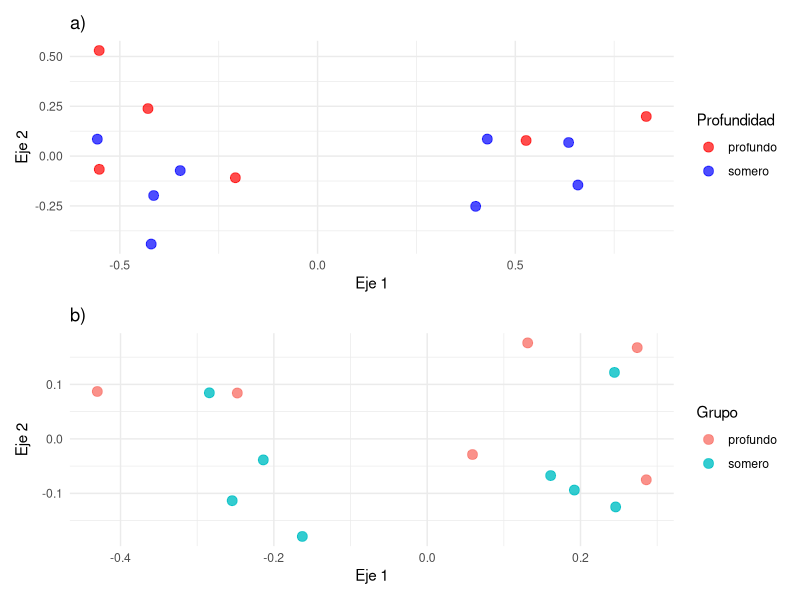
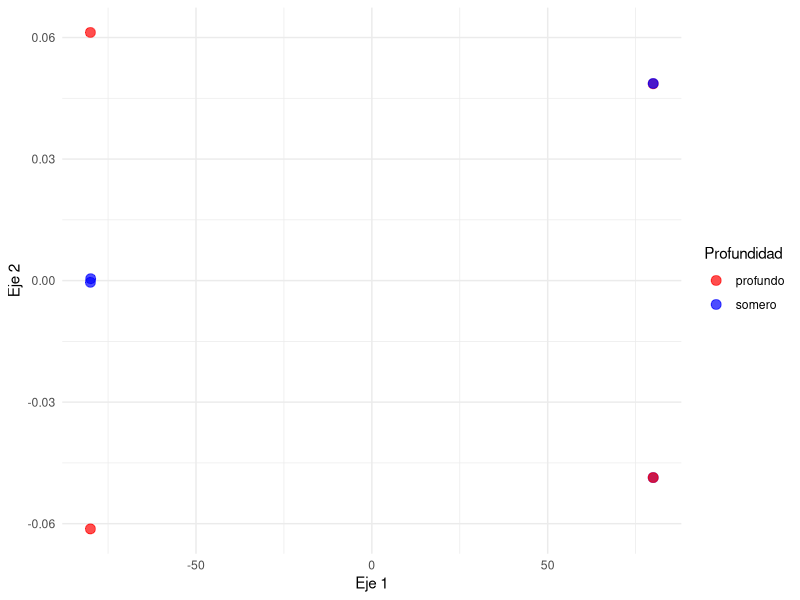

These charts were generated, in order, by the following R code: (Note: this script raises an error after producing the figures.)
## ---- chunk 1
#| label: tbl-1
#| tbl-cap: Variables ambientales del agua medidas con el medidor multiparamétrico. Las mediciones se tomaron al principio de cada muestreo de pastos marinos.
#| echo: false
#| warning: false
library(readr)

#install.packages("kableExtra")
library(kableExtra)
tabla1_Hoja_1 <- read_csv("tablas/tabla1 - Hoja 1.csv", show_col_types = FALSE)
knitr::kable(tabla1_Hoja_1) %>%
  kable_styling() %>%
  row_spec(0:nrow(tabla1_Hoja_1), font_size = 5) %>%
  column_spec(column = 1:ncol(tabla1_Hoja_1), width = "0.7cm")


## ---- chunk 2
#| label: fig-1
#| fig-cap: (a) MDS y (b) PCO de la cobertura de la comunidad de pastos, los colores representan la profundidad (profundo = rojo, somero = azul). 
#| fig-width: 5
#| fig-height: 5
#| fig-align: center
#| out-width: 50%
#| echo: false
#| warning: false
#| message: false

suppressMessages(suppressWarnings(library(ggplot2)))
suppressMessages(suppressWarnings(library(readr)))
suppressMessages(suppressWarnings(library(dplyr)))
Datos_ECVI_pastos_porcentaje_cobertura <- read_csv("datos/Datos_ECVI - pastos_porcentaje_cobertura.csv", show_col_types = FALSE)

cover = Datos_ECVI_pastos_porcentaje_cobertura

#agrupar subcuadrantes en cuadros
cover_summary <- cover %>%
  group_by(fecha, cuadrante, profundidad) %>%
  summarise(across(all_of(names(cover)[9:15]), sum)) %>%
  ungroup()
#View(cover)

#convertir en porcentajes
cover_summary$Ttper <- (cover_summary$`Thalassia testudinum`)/16
cover_summary$Lpper <- (cover_summary$`Laurencia poitei`)/16
cover_summary$Sfper <- (cover_summary$`Syringodium filiforme`)/16
cover_summary$Acper <- (cover_summary$`Acetabularia crenulata`)/16
cover_summary$Hiper <- (cover_summary$`Halimeda incrassata`)/16
cover_summary$Hbper <- (cover_summary$`Halodule beaudettei`)/16
cover_summary$Pcper <- (cover_summary$`Penicillus capitatus`)/16

#permanova
suppressMessages(suppressWarnings(library(vegan)))
covper <- cover_summary[,11:17]
r.c <- (covper)^(1/4)
covper_bray <- vegdist(r.c, method = "bray")


resultado_adonis = adonis2(covper_bray ~ profundidad, data = cover_summary, permutations = 9999)

simpcover <- simper(covper, group = cover_summary$profundidad)


#nmds de porcentajes de cobertura de cuadros
nmdscovper <- metaMDS((covper), distance = "bray", trace = FALSE)
nmdscovper_df <- data.frame(NMDS1 = nmdscovper$points[, 1], 
                           NMDS2 = nmdscovper$points[, 2], 
                           Depth = cover_summary$profundidad)

# graficar NMDS
plot1 = ggplot(nmdscovper_df, aes(x = NMDS1, y = NMDS2, color = Depth)) +
  geom_point(size = 3, alpha = 0.7) +
  theme_minimal() +
  scale_color_manual(values = c("somero" = "blue", "profundo" = "red")) +
  labs(title = "a)",
       x = "Eje 1",
       y = "Eje 2",
       color = "Profundidad")

#pco cobertura cuadros
pco_covper <- cmdscale(covper_bray, k = 2, eig = TRUE)
pco_df <- data.frame(PCO1 = pco_covper$points[,1], 
                     PCO2 = pco_covper$points[,2], 
                     Grupo = cover_summary$profundidad)
plot2 = ggplot(pco_df, aes(x = PCO1, y = PCO2, color = Grupo)) +
  geom_point(size = 3, alpha = 0.8) +
  theme_minimal() +
  labs(title = "b)",
       x = "Eje 1",
       y = "Eje 2")


# juntar amabs gráficas
suppressMessages(suppressWarnings(library(patchwork)))
plot1 / plot2 # una gráfica sobre la otra


## ---- chunk 3
#| label: tbl-2
#| tbl-cap: La cobertura promedio de los cuadrantes en las dos profundidades, y el total de ambas profundidades por especie. La columna “Total” muestra la suma total de los porcentajes de cobertura de todas las especies. La fila de aporte a la disimilitud muestra cuando las especies contribuyen a la diferencia entre ambas zonas. Los valores *p* fueron calculados con la función de simper {vegan}, y valores mas bajos indican un mayor aporte a las diferencias entre las dos profundidades.
#| echo: false
#| warning: false
library(readr)

#install.packages("kableExtra")
library(kableExtra)
tabla2_Hoja_2 <- read_csv("tablas/tabla2 - Hoja 2.csv", show_col_types = FALSE)
knitr::kable(tabla2_Hoja_2) %>%
  kable_styling() %>%
  row_spec(0:nrow(tabla2_Hoja_2), font_size = 5) %>%
  column_spec(1:ncol(tabla2_Hoja_2), width = "0.7cm")


## ---- chunk 4
#| label: fig-2
#| fig-cap: MDS del peso de las algas extraídas de un cuadrante de 25 cm^2. Los muestreos en zonas profundas están representados por los puntos rojos mientras los de las zonas someras en azul.
#| fig-width: 5
#| fig-height: 5
#| fig-align: center
#| out-width: 50%
#| echo: false
#| warning: false
#| message: false

library(readr)
Datos_ECVI_algas_biomasa <- read_csv("datos/Datos_ECVI - algas_biomasa.csv")

#Biomasa alga
algamasa <- Datos_ECVI_algas_biomasa[,7:13]
rcalga <- algamasa^(1/4)
algadist <- vegdist(rcalga, method = "bray")
resultado2_adonis = adonis2(algadist ~ profundidad, data = Datos_ECVI_algas_biomasa, permutations = 9999, method = "bray")

nmdsalga <- metaMDS(log(algamasa+0.1), distance = "bray", trace = FALSE)
nmdsalga_df <- data.frame(NMDS1 = nmdsalga$points[, 1], 
                             NMDS2 = nmdsalga$points[, 2], 
                             Depth = Datos_ECVI_algas_biomasa$profundidad)

# graficar NMDS
ggplot(nmdsalga_df, aes(x = NMDS1, y = NMDS2, color = Depth)) +
  geom_point(size = 3, alpha = 0.7) +
  theme_minimal() +
  scale_color_manual(values = c("somero" = "blue", "profundo" = "red")) +
  labs(x = "Eje 1",
       y = "Eje 2",
       color = "Profundidad")

#peso nucleador
Datos_ECVI_peso_nucleos <- read_csv("datos/Datos_ECVI - peso_nucleos.csv")
peso <- Datos_ECVI_peso_nucleos[,9:15]
rc.peso <- peso^(1/4)
pesodist <- vegdist(rc.peso, method = "bray")
resultado3_adonis = adonis2(pesodist ~ profundidad, data = Datos_ECVI_peso_nucleos, permutations = 9999, method = "bray")

# permanova otros
profnuc <- c("somero", "somero", "profundo", "profundo", "profundo", "profundo", "somero", "somero")
Datos_ECVI_pastos_nucleos <- read_csv("datos/Datos_ECVI - pastos_nucleos.csv")
vechace <- Datos_ECVI_pastos_nucleos$num_haces 
mathace <- matrix(vechace, ncol = 3, byrow = TRUE)
rc.hace <- mathace^(1/4)
dist.hace <- vegdist(rc.hace, method = "euclidean", na.rm = TRUE)
resultado4 = adonis2(dist.hace ~ profnuc, permutations = 9999, method = "euclidean")

#largo de hojas
veclargo <- as.vector(t(Datos_ECVI_pastos_nucleos[,14:16]))
matlargo <- matrix(veclargo, ncol = 9, byrow = TRUE)
rc.hace <- mathace^(1/4)
dist.hace <- vegdist(rc.hace, method = "euclidean", na.rm = TRUE)
resultado5_adonis = adonis2(dist.hace ~ profnuc, permutations = 9999, method = "euclidean")


## ---- chunk 5
#| label: fig-3
#| fig-cap: Foto capturada con la cámara trampa de *E. gula*.
#| fig-width: 5
#| fig-height: 5
#| fig-align: center
#| out-width: 50%
#| echo: false
library(knitr)
include_graphics("C:\\Users\\Ricardo\\Documents\\Ecología\\ENES\\6to sem\\Campo\\E2\\ECVI\\FOTOS\\DSCF0173_Egula.JPG")

## ---- chunk 6
#| label: fig-4
#| fig-cap: Foto capturada con la cámara trampa de *S. testudineus*.
#| fig-width: 5
#| fig-height: 5
#| fig-align: center
#| out-width: 50%
#| echo: false
library(knitr)
include_graphics("C:\\Users\\Ricardo\\Documents\\Ecología\\ENES\\6to sem\\Campo\\E2\\ECVI\\FOTOS\\DSCF0450_S.JPG")
## ---- chunk 7
#| label: fig-5
#| fig-cap: Boxplot de la talla de oligoquetos en los distintos muestreos de la playa. Los colores representan horarios distintos (matutino = rojo, vespertino = azul).
#| fig-width: 6.75
#| fig-height: 6.75
#| fig-align: center
#| out-width: 50%
#| echo: false


#library(car)
#library(dplyr)
library(ggplot2)
#library(MASS)
#library(vegan)
#install.packages('devtools')
#library(devtools)
#install_github("pmartinezarbizu/pairwiseAdonis/pairwiseAdonis", force = TRUE) 
#library(pairwiseAdonis)

#importar data cuando no está en el entorno
library(readr)
oligo <- read_csv("datos/Datos_ECVI - oligoquetos.csv", show_col_types = FALSE)

#crear nucleo como factor
oligo$grupo <- dplyr::case_when(
  grepl("supra", oligo$ID_nucleo) ~ "supra",
  grepl("sub", oligo$ID_nucleo) ~ "sub",
  oligo$ID_nucleo == "inter" ~ "inter"
)

oligo$ID_nucleo <- factor(
  oligo$ID_nucleo,
  levels = c("4_sub", "3_sub", "2_sub", "1_sub", "inter", 
             "1_supra", "2_supra", "3_supra", "4_supra")
)
oligo$facnuc<- as.numeric(factor(oligo$ID_nucleo, levels = c("4_sub", "3_sub", "2_sub", "1_sub", "inter", "1_supra", "2_supra", "3_supra", "4_supra")))
oligo$time <- as.numeric(factor(oligo$horario, levels= c("matutino", "vespertino")))
#class(oligo$horario)

#summary(oligo$talla_cm)
#shapiro.test(oligo$talla_cm)
#leveneTest(oligo$talla_cm, oligo$facnuc) shapiro.test(oligo_summary$individuo)
#leveneTest(oligo_summary$individuo, oligo_summary$facnuc)

#pairwise.adonis(talla_dist, oligo$ID_nucleo, perm = 99)

#Permanova abundancia

#oligo_summary$individuo <- ifelse(oligo$individuo == 0.001, 0, oligo_summary$individuo)
#abun <- as.matrix(oligo_summary$individuo)
#r.cabun <- abun^(1/4)
#abun_dist <- vegdist(r.cabun, method = "euclidean")
#oligo_summary$facnuc <- as.factor(oligo_summary$facnuc)
#oligo_summary$horario <- as.factor(oligo_summary$horario)
#adonis2(abun_dist ~ oligo_summary$facnuc * oligo_summary$horario, data = oligo_summary, permutations = 9999, method = "euclidean")
#adonis2(abun_dist ~ oligo_summary$facnuc, data = oligo_summary, permutations = 9999, method = "euclidean")
#adonis2(abun_dist ~ oligo_summary$horario, data = oligo_summary, permutations = 9999, method = "euclidean")
#pairwise.adonis(abun_dist, oligo_summary$ID_nucleo, perm = 99)


#boxplot nucleador
ggplot(oligo, aes(x = ID_nucleo, y= talla_cm, fill = horario)) +
  geom_boxplot() + 
  labs(x = "Nucleo", y = "Talla (cm)") +
  theme(
    axis.title.x = element_text(size = 10),  # Tamaño de la etiqueta del eje X
    axis.title.y = element_text(size = 10),  # Tamaño de la etiqueta del eje Y
    axis.text.x = element_text(size = 10),   # Tamaño de los valores en el eje X
    axis.text.y = element_text(size = 10),   # Tamaño de los valores en el eje Y
  )


## ---- chunk 8
#| label: fig-6
#| fig-cap: Boxplot de la talla de oligoquetos en ambos horarios.
#| fig-width: 5
#| fig-height: 5
#| fig-align: center
#| out-width: 50%
#| echo: false
#boxplot horario
ggplot(oligo, aes(x = horario, y = talla_cm)) +
  geom_boxplot() +
  labs(x = "Horario", y = "Talla (cm)")

## ---- chunk 9
#| label: fig-7
#| fig-cap: Boxplot de la abundancia de oligoquetos a lo largo de los transectos. Los colores representan el horario (matutino = rojo, vespertino = morado).
#| fig-width: 6.75
#| fig-height: 6.75
#| fig-align: center
#| out-width: 50%
#| echo: false
#Grafico abundancia
ggplot(oligo, aes(x = ID_nucleo, y= individuo, fill = horario)) +
  geom_boxplot() + 
  scale_fill_manual(values = c(matutino = "#E73", vespertino = "#734f96"   )) +
  labs( x = "Nucleo", y = "Numero de individuos")
